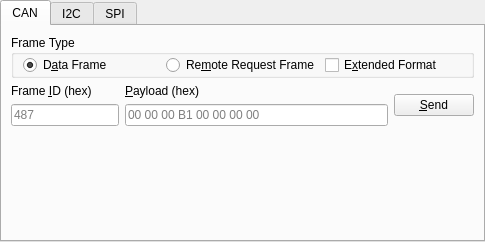
<?xml version="1.0" encoding="UTF-8"?>
<ui version="4.0">
 <class>SendFrameBox</class>
 <widget class="QTabWidget" name="SendFrameBox">
  <property name="geometry">
   <rect>
    <x>0</x>
    <y>0</y>
    <width>485</width>
    <height>242</height>
   </rect>
  </property>
  <property name="currentIndex">
   <number>0</number>
  </property>
  <widget class="QWidget" name="tabCAN">
   <attribute name="title">
    <string>CAN</string>
   </attribute>
   <layout class="QVBoxLayout" name="verticalLayout_5">
    <item>
     <widget class="QGroupBox" name="frameTypeBox">
      <property name="title">
       <string>Frame Type</string>
      </property>
      <property name="checkable">
       <bool>false</bool>
      </property>
      <layout class="QHBoxLayout" name="horizontalLayout">
       <property name="topMargin">
        <number>0</number>
       </property>
       <property name="bottomMargin">
        <number>0</number>
       </property>
       <item>
        <widget class="QRadioButton" name="dataFrame">
         <property name="toolTip">
          <string>Sends a CAN data frame.</string>
         </property>
         <property name="text">
          <string>D&amp;ata Frame</string>
         </property>
         <property name="checked">
          <bool>true</bool>
         </property>
        </widget>
       </item>
       <item>
        <widget class="QRadioButton" name="remoteFrame">
         <property name="toolTip">
          <string>Sends a CAN remote request frame.</string>
         </property>
         <property name="text">
          <string>Re&amp;mote Request Frame</string>
         </property>
        </widget>
       </item>
       <item>
        <widget class="QCheckBox" name="extendedFormatBox">
         <property name="toolTip">
          <string>Allows extended frames with 29 bit identifier.</string>
         </property>
         <property name="text">
          <string>E&amp;xtended Format</string>
         </property>
        </widget>
       </item>
      </layout>
     </widget>
    </item>
    <item>
     <layout class="QHBoxLayout" name="horizontalLayout_3">
      <item>
       <layout class="QVBoxLayout" name="verticalLayout">
        <item>
         <widget class="QLabel" name="frameIdLabel">
          <property name="text">
           <string>Frame &amp;ID (hex)</string>
          </property>
          <property name="buddy">
           <cstring>frameIdEdit</cstring>
          </property>
         </widget>
        </item>
        <item>
         <widget class="QLineEdit" name="frameIdEdit">
          <property name="sizePolicy">
           <sizepolicy hsizetype="Preferred" vsizetype="Fixed">
            <horstretch>1</horstretch>
            <verstretch>0</verstretch>
           </sizepolicy>
          </property>
          <property name="placeholderText">
           <string>487</string>
          </property>
          <property name="clearButtonEnabled">
           <bool>true</bool>
          </property>
         </widget>
        </item>
       </layout>
      </item>
      <item>
       <layout class="QVBoxLayout" name="verticalLayout_2">
        <item>
         <widget class="QLabel" name="payloadLabel">
          <property name="text">
           <string>&amp;Payload (hex)</string>
          </property>
          <property name="buddy">
           <cstring>payloadEdit</cstring>
          </property>
         </widget>
        </item>
        <item>
         <widget class="QLineEdit" name="payloadEdit">
          <property name="sizePolicy">
           <sizepolicy hsizetype="Expanding" vsizetype="Fixed">
            <horstretch>2</horstretch>
            <verstretch>0</verstretch>
           </sizepolicy>
          </property>
          <property name="placeholderText">
           <string>00 00 00 B1 00 00 00 00</string>
          </property>
          <property name="clearButtonEnabled">
           <bool>true</bool>
          </property>
         </widget>
        </item>
       </layout>
      </item>
      <item>
       <layout class="QVBoxLayout" name="verticalLayout_3">
        <item>
         <widget class="QPushButton" name="sendButton">
          <property name="text">
           <string>&amp;Send</string>
          </property>
         </widget>
        </item>
       </layout>
      </item>
     </layout>
    </item>
    <item>
     <spacer name="verticalSpacer_2">
      <property name="orientation">
       <enum>Qt::Vertical</enum>
      </property>
      <property name="sizeHint" stdset="0">
       <size>
        <width>20</width>
        <height>40</height>
       </size>
      </property>
     </spacer>
    </item>
   </layout>
  </widget>
  <widget class="QWidget" name="tabI2C">
   <attribute name="title">
    <string>I2C</string>
   </attribute>
   <layout class="QVBoxLayout" name="verticalLayout_4">
    <item>
     <widget class="QGroupBox" name="groupBox_2">
      <property name="title">
       <string>Read</string>
      </property>
      <layout class="QHBoxLayout" name="horizontalLayout_4">
       <item>
        <widget class="QLabel" name="frameIdLabel_2">
         <property name="sizePolicy">
          <sizepolicy hsizetype="Preferred" vsizetype="Preferred">
           <horstretch>0</horstretch>
           <verstretch>0</verstretch>
          </sizepolicy>
         </property>
         <property name="text">
          <string>Addr (hex)</string>
         </property>
         <property name="buddy">
          <cstring>frameIdEdit</cstring>
         </property>
        </widget>
       </item>
       <item>
        <widget class="QLineEdit" name="i2cReadAddrEdit">
         <property name="sizePolicy">
          <sizepolicy hsizetype="Preferred" vsizetype="Fixed">
           <horstretch>0</horstretch>
           <verstretch>0</verstretch>
          </sizepolicy>
         </property>
         <property name="placeholderText">
          <string>60</string>
         </property>
         <property name="clearButtonEnabled">
          <bool>true</bool>
         </property>
        </widget>
       </item>
       <item>
        <widget class="QLabel" name="frameIdLabel_3">
         <property name="sizePolicy">
          <sizepolicy hsizetype="Preferred" vsizetype="Preferred">
           <horstretch>0</horstretch>
           <verstretch>0</verstretch>
          </sizepolicy>
         </property>
         <property name="text">
          <string>Length (hex)</string>
         </property>
         <property name="buddy">
          <cstring>frameIdEdit</cstring>
         </property>
        </widget>
       </item>
       <item>
        <widget class="QLineEdit" name="i2cReadSizeEdit">
         <property name="sizePolicy">
          <sizepolicy hsizetype="Preferred" vsizetype="Fixed">
           <horstretch>0</horstretch>
           <verstretch>0</verstretch>
          </sizepolicy>
         </property>
         <property name="placeholderText">
          <string>40</string>
         </property>
         <property name="clearButtonEnabled">
          <bool>true</bool>
         </property>
        </widget>
       </item>
       <item>
        <widget class="QPushButton" name="i2cReadButton">
         <property name="text">
          <string>&amp;Send</string>
         </property>
        </widget>
       </item>
      </layout>
     </widget>
    </item>
    <item>
     <widget class="QGroupBox" name="groupBox">
      <property name="title">
       <string>Write</string>
      </property>
      <layout class="QVBoxLayout" name="verticalLayout_6">
       <item>
        <layout class="QHBoxLayout" name="horizontalLayout_2">
         <item>
          <widget class="QLabel" name="frameIdLabel_4">
           <property name="sizePolicy">
            <sizepolicy hsizetype="Preferred" vsizetype="Preferred">
             <horstretch>0</horstretch>
             <verstretch>0</verstretch>
            </sizepolicy>
           </property>
           <property name="text">
            <string>Addr (hex)</string>
           </property>
           <property name="buddy">
            <cstring>frameIdEdit</cstring>
           </property>
          </widget>
         </item>
         <item>
          <widget class="QLineEdit" name="i2cWriteAddrEdit">
           <property name="sizePolicy">
            <sizepolicy hsizetype="Preferred" vsizetype="Fixed">
             <horstretch>0</horstretch>
             <verstretch>0</verstretch>
            </sizepolicy>
           </property>
           <property name="placeholderText">
            <string>60</string>
           </property>
           <property name="clearButtonEnabled">
            <bool>true</bool>
           </property>
          </widget>
         </item>
         <item>
          <widget class="QPushButton" name="i2cWriteButton">
           <property name="text">
            <string>&amp;Send</string>
           </property>
          </widget>
         </item>
        </layout>
       </item>
       <item>
        <widget class="QPlainTextEdit" name="i2cWritePlainTextEdit"/>
       </item>
      </layout>
     </widget>
    </item>
   </layout>
  </widget>
  <widget class="QWidget" name="tabSPI">
   <attribute name="title">
    <string>SPI</string>
   </attribute>
   <layout class="QVBoxLayout" name="verticalLayout_7">
    <item>
     <widget class="QPlainTextEdit" name="spiPlainTextEdit"/>
    </item>
    <item>
     <widget class="QPushButton" name="spiSendButton">
      <property name="text">
       <string>&amp;Send</string>
      </property>
     </widget>
    </item>
   </layout>
  </widget>
 </widget>
 <resources/>
 <connections/>
</ui>
